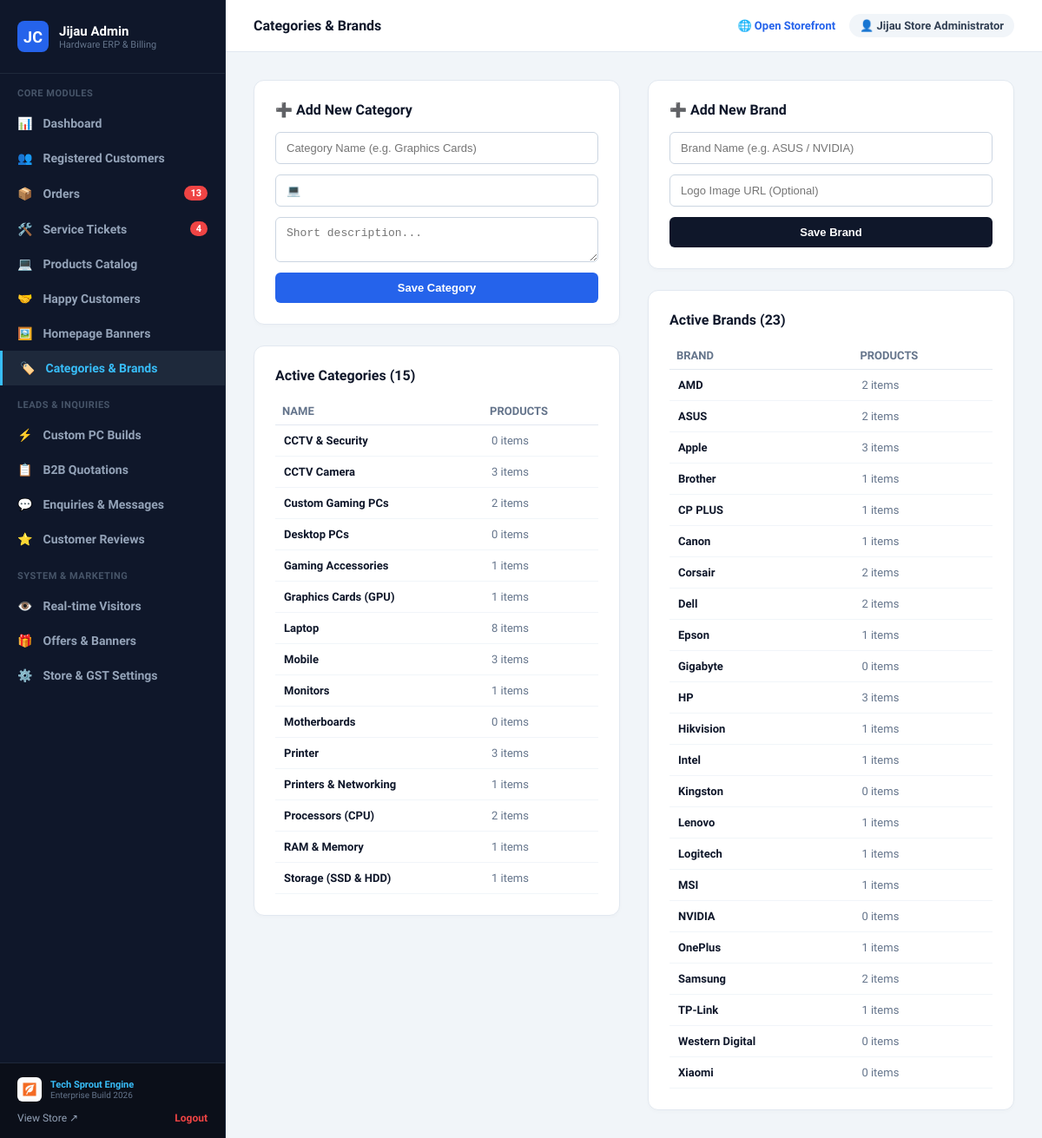
Before: /php-jijaucomputers/admin/categories.php (signed in) with the older database file.
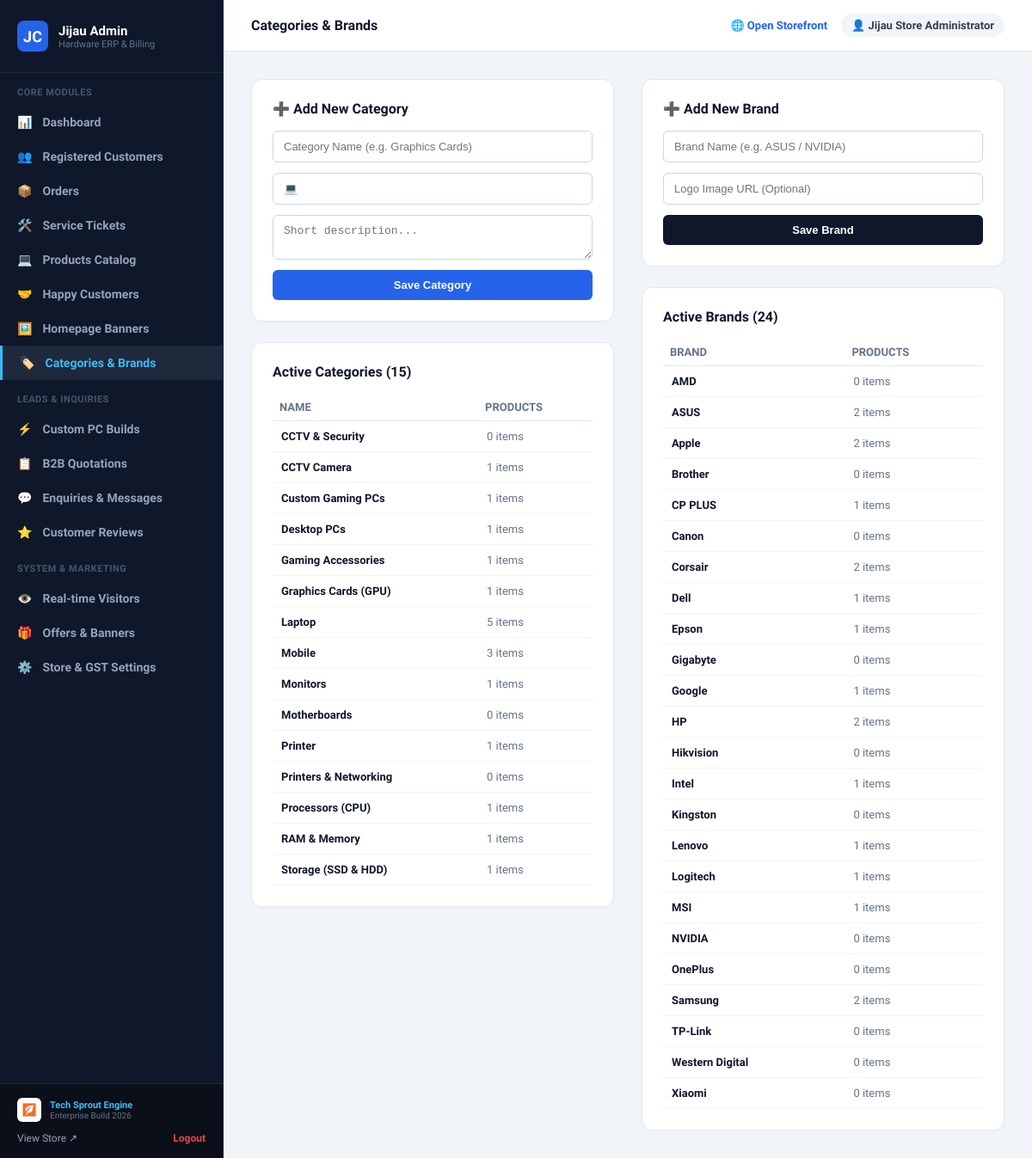
After: the same page with the newer database file.
### tables this page shows
CREATE TABLE "Category" (
    "id" TEXT NOT NULL PRIMARY KEY,
    "name" TEXT NOT NULL,
    "slug" TEXT NOT NULL,
    "description" TEXT,
    "imageUrl" TEXT,
    "iconName" TEXT DEFAULT 'Monitor',
    "order" INTEGER NOT NULL DEFAULT 0,
    "isActive" BOOLEAN NOT NULL DEFAULT true,
    "createdAt" DATETIME NOT NULL DEFAULT CURRENT_TIMESTAMP,
    "updatedAt" DATETIME NOT NULL
);

CREATE TABLE "Brand" (
    "id" TEXT NOT NULL PRIMARY KEY,
    "name" TEXT NOT NULL,
    "slug" TEXT NOT NULL,
    "logoUrl" TEXT,
    "isActive" BOOLEAN NOT NULL DEFAULT true,
    "createdAt" DATETIME NOT NULL DEFAULT CURRENT_TIMESTAMP,
    "updatedAt" DATETIME NOT NULL
);

### php-jijaucomputers/admin/categories.php (the view, shortened to what the changed rows need)
<?php
require_once __DIR__ . '/includes/header.php';
require_once __DIR__ . '/includes/sidebar.php';
$db = getDB();
$categories = $db->query('SELECT c.*, (SELECT COUNT(*) FROM "Product" WHERE categoryId = c.id) as productCount FROM "Category" c ORDER BY name ASC')->fetchAll();
$brands = $db->query('SELECT b.*, (SELECT COUNT(*) FROM "Product" WHERE brandId = b.id) as productCount FROM "Brand" b ORDER BY name ASC')->fetchAll();
?>
<div>
  <div style="display: grid; grid-template-columns: 1fr 1fr; gap: 32px;">
    <div>
      <div style="background: white; border-radius: 12px; border: 1px solid #e2e8f0; padding: 24px; box-shadow: 0 2px 4px rgba(0,0,0,0.02);">
        <table style="width: 100%; border-collapse: collapse; font-size: 13px; text-align: left;">
          <thead>
            <tr style="border-bottom: 1px solid #e2e8f0; color: #64748b;">
              <th style="padding: 8px;">NAME</th>
              <th style="padding: 8px;">PRODUCTS</th>
            </tr>
          </thead>
          <tbody>
            <?php foreach ($categories as $c): ?>
              <tr style="border-bottom: 1px solid #f1f5f9;">
                <td style="padding: 10px; font-weight: 700;"><?= htmlspecialchars($c['icon'] ?? '') ?> <?= htmlspecialchars($c['name']) ?></td>
                <td style="padding: 10px; color: #64748b;"><?= $c['productCount'] ?> items</td>
              </tr>
            <?php endforeach; ?>
          </tbody>
        </table>
      </div>
    </div>
    <div>
      <div style="background: white; border-radius: 12px; border: 1px solid #e2e8f0; padding: 24px; box-shadow: 0 2px 4px rgba(0,0,0,0.02);">
        <h3 style="font-size: 16px; font-weight: 800; color: #0f172a; margin: 0 0 16px;">Active Brands (<?= count($brands) ?>)</h3>
        <table style="width: 100%; border-collapse: collapse; font-size: 13px; text-align: left;">
          <thead>
            <tr style="border-bottom: 1px solid #e2e8f0; color: #64748b;">
              <th style="padding: 8px;">BRAND</th>
              <th style="padding: 8px;">PRODUCTS</th>
            </tr>
          </thead>
          <tbody>
            <?php foreach ($brands as $b): ?>
              <tr style="border-bottom: 1px solid #f1f5f9;">
                <td style="padding: 10px; font-weight: 700;"><?= htmlspecialchars($b['name']) ?></td>
                <td style="padding: 10px; color: #64748b;"><?= $b['productCount'] ?> items</td>
              </tr>
            <?php endforeach; ?>
          </tbody>
        </table>
      </div>
    </div>
  </div>
</div>
<?php require_once __DIR__ . '/includes/footer.php'; ?>

### php-jijaucomputers/admin/includes/sidebar.php (shortened to what the changed rows need)
<?php
$currentUri = $_SERVER['REQUEST_URI'];
?>
<aside class="admin-sidebar">
  <nav style="padding: 16px 0; flex: 1; overflow-y: auto;">
    <a href="/admin/orders.php" class="nav-item <?= str_contains($currentUri, 'orders.php') ? 'active' : '' ?>">
      <span>📦</span> Orders
      <?php if (!empty($pendingOrdersCount)): ?>
        <span class="badge-count"><?= $pendingOrdersCount ?></span>
      <?php endif; ?>
    </a>
    <a href="/admin/service-requests.php" class="nav-item <?= str_contains($currentUri, 'service-requests.php') ? 'active' : '' ?>">
      <span>🛠️</span> Service Tickets
      <?php if (!empty($activeServiceCount)): ?>
        <span class="badge-count"><?= $activeServiceCount ?></span>
      <?php endif; ?>
    </a>
  </nav>
</aside>
<div class="admin-main">
  <main class="admin-content">

Changed rows visible on the page:
computed for category "CCTV Camera": productCount "3" → "1"
computed for category "Custom Gaming PCs": productCount "2" → "1"
computed for category "Desktop PCs": productCount "0" → "1"
computed for category "Laptop": productCount "8" → "5"
computed for category "Printer": productCount "3" → "1"
computed for category "Printers & Networking": productCount "1" → "0"
computed for category "Processors (CPU)": productCount "2" → "1"
changed brand "AMD": productCount "2" → "0"
changed brand "Apple": productCount "3" → "2"
computed for brand "Brother": productCount "1" → "0"
computed for brand "Canon": productCount "1" → "0"
changed brand "Dell": productCount "2" → "1"
added brand: name "Google", productCount "1"
changed brand "HP": productCount "3" → "2"
computed for brand "Hikvision": productCount "1" → "0"
changed brand "OnePlus": productCount "1" → "0"
computed for brand "TP-Link": productCount "1" → "0"
Other visible differences:
count($brands): "23" → "24"
$pendingOrdersCount: "13" → (not shown)
$activeServiceCount: "4" → (not shown)
